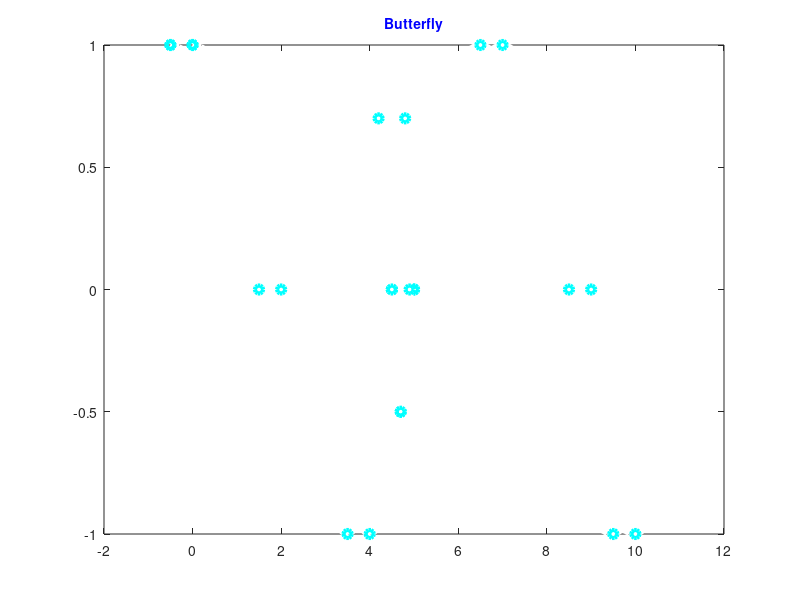

Source code (MATLAB):
function x = butterfly()

  x=[0,5,10,9,7,5,4,2,0];
  y=[1,0,-1,0,1,0,-1,0,1];
  t = 1:9;

  th = linspace(1, 9);
  xh = interp1(t,x,th, 'spline');
  yh = interp1(t,y,th, 'spline');
  plot(xh, yh, 'w', 'linewidth', 5)
  hold on;
  plot(x, y, 'ro', 'linewidth', 3)

  %%%%%%%%%%%%%%%%%%%%%%%%%%%%%%%%%%%%%%%%%%%%%%%%%%%%%%%%%%%%%%%%%%%%%%%%%%%%%%%%
  x=[-0.5,4.5,9.5,8.5,6.5,4.5,3.5,1.5,-0.5];
  y=[1,0,-1,0,1,0,-1,0,1];
  t = 1:9;

  th = linspace(1, 9);
  xh = interp1(t,x,th, 'spline');
  yh = interp1(t,y,th, 'spline');
  plot(xh, yh, 'w', 'linewidth', 5)
  hold on;
  plot(x, y, 'ro', 'linewidth', 3)

  %%%%%%%%%%%%%%%%%%%%%%%%%%%%%%%%%%%%%%%%%%%%%%%%%%%%%%%%%%%%%%%%%%%%%%%%%%%%%%%%
  x=[4.7,4.5,4.8];
  y=[-0.5,0,0.7];
  t = 1:3;

  th = linspace(1, 3);
  xh = interp1(t,x,th, 'spline');
  yh = interp1(t,y,th, 'spline');
  plot(xh, yh, 'w', 'linewidth', 5)
  hold on;
  plot(x, y, 'ro', 'linewidth', 3)

  %%%%%%%%%%%%%%%%%%%%%%%%%%%%%%%%%%%%%%%%%%%%%%%%%%%%%%%%%%%%%%%%%%%%%%%%%%%%%%%%
  x=[4.7,4.9,4.2];
  y=[-0.5,0,0.7];
  t = 1:3;

  th = linspace(1, 3);
  xh = interp1(t,x,th, 'spline');
  yh = interp1(t,y,th, 'spline');
  plot(xh, yh, 'w', 'linewidth', 5)
  hold on;
  plot(x, y, 'ro', 'linewidth', 3)
  whitebg('black')
  title('Butterfly','Color','b','Fontsize',10);